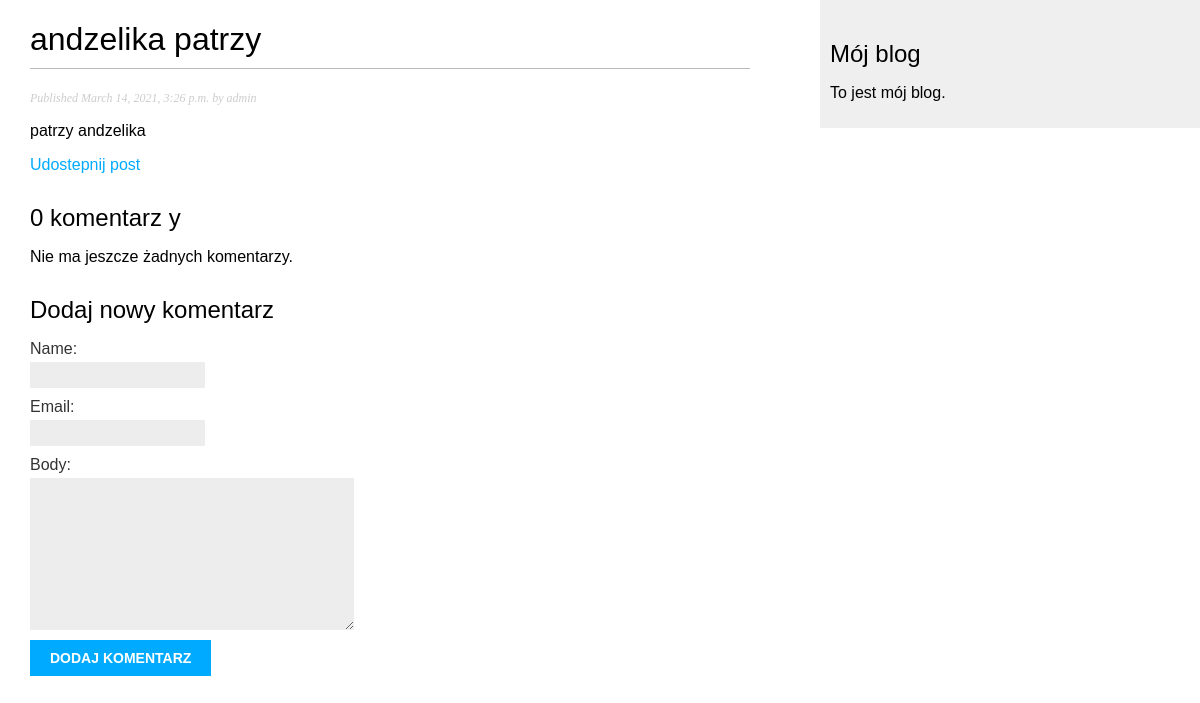
The page /blog/2021/3/14/andzelika-patrzy/ on the database its author committed.
### blog/models.py (models this page shows, shortened)
class Post(models.Model):
    STATUS_CHOICES = (
        ('draft', 'Draft'),
        ('published', 'Published'),
        )
    title = models.CharField(max_length=250)
    slug = models.SlugField(max_length=250,
                unique_for_date='publish')
    author = models.ForeignKey(User,
                    on_delete=models.CASCADE,
                        related_name='blog_posts')
    body = models.TextField()
    publish = models.DateTimeField(default=timezone.now)
    created = models.DateTimeField(auto_now_add=True)
    updated = models.DateTimeField(auto_now=True)
    status = models.CharField(max_length=10,
        choices=STATUS_CHOICES,
                    default='draft')
    objects = models.Manager()
    published = PublishedManager()

### blog/views.py (the view)
def post_detail(request, year, month, day, post):
    post = get_object_or_404(Post,  slug=post,
                                    status='published',
                                    publish__year=year,
                                    publish__month=month,
                                    publish__day=day)
    comments = post.comments.filter(active=True)
    if request.method == 'POST':
        comment_form = CommentForm(data=request.POST)
        if comment_form.is_valid():
            new_comment = comment_form.save(commit=False)
            new_comment.post = post
            new_comment.save()
    else:
        comment_form = CommentForm()
    return render(request,
                  'blog/post/detail.html',
                  {'post': post,
                   'comments': comments,
                    'comment_form': comment_form})

### blog/forms.py
class CommentForm(forms.ModelForm):
    class Meta:
        model = Comment
        fields = ('name', 'email', 'body')

### blog/templates/blog/post/detail.html (shortened to what this page needs)
{% extends "blog/base.html" %}
{% block content %}
  <h1>{{ post.title }}</h1>
  <p class="date">
    Published {{ post.publish }} by {{ post.author }}
  </p>
  {{ post.body|linebreaks }}
  <p>
    <a href ="{% url "blog:post_share" post.id %}">
    Udostepnij post
    </a>
  </p>
 {% with comments.count as total_comments %}
    <h2>
      {{total_comments}} komentarz {{total_comments|pluralize:"y"}}
    </h2>
  {% endwith %}
  {% for comment in comments %}
    <div class="comment">
      <p class="info">
        Komentarz {{ forloop.counter }} dodany przez {{ comment.name }}
        {{ comment.created }}
      </p>
      {{ comment.body|linebreaks }}
    </div>
  {% empty %}
    <p>Nie ma jeszcze żadnych komentarzy.</p>
{% endfor %}
{% if new_comment %}
  <h2>Twój komentarz został dodany.</h2>
{% else %}
  <h2>Dodaj nowy komentarz</h2>
  <form action="." method="post">
    {{ comment_form.as_p }}
    <p><input type="submit" value="Dodaj komentarz"></p>
  </form>
{% endif %}
{% endblock %}

### blog/static/css/blog.css (style rules this page uses)
body { margin:0; padding:0; font-family:helvetica, sans-serif; }
a { color:#00abff; text-decoration:none; }
h1 { font-weight:normal; border-bottom:1px solid #bbb; padding:0 0 10px 0; }
h2 { font-weight:normal; margin:30px 0 0; }
p.date { color:#ccc; font-family: georgia, serif; font-size: 12px; font-style: italic; }
label { float:left; clear:both; color:#333; margin-bottom:4px; }
input, textarea { clear:both; float:left; margin:0 0 10px; background:#ededed; border:0; padding:6px 10px; font-size:12px; }
input[type=submit] { font-weight:bold; background:#00abff; color:#fff; padding:10px 20px; font-size:14px; text-transform:uppercase; }

### rows shown on the page
Post: title "andzelika patrzy", publish "March 14, 2021, 3:26 p.m.", author "admin", body "patrzy andzelika"

### other values the page prints
{{ total_comments }} "0"
